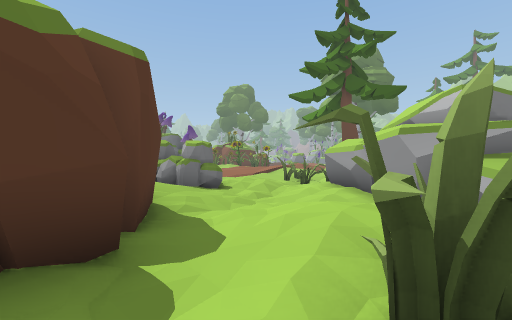
view 1 (above)

24 first-person views from a walk through a Unity game level. The camera is 1.4 m above the floor, looks level and sees 90° across. The floor is counted in squares, 2 m on a side. Each view is taken from the middle of a square. On the plan, view 1 faces up. The plan holds only what a view shows up to about 9 squares ahead; the rest is blank. The place goes on beyond the plan.

view 2
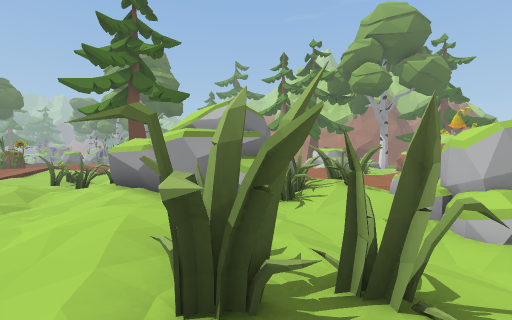

view 3
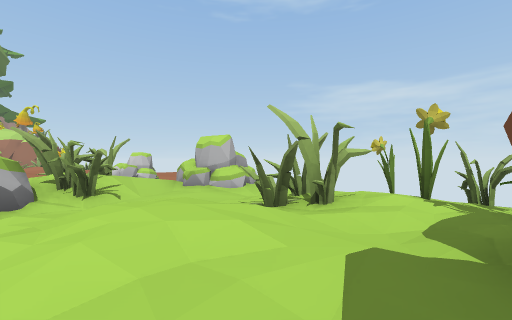

view 4
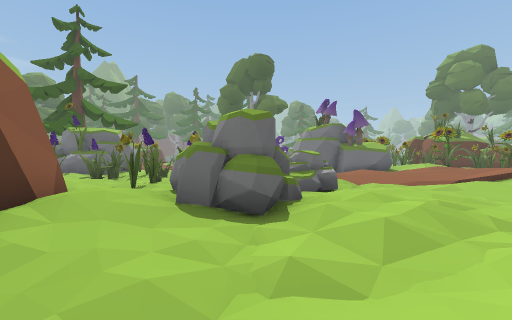

view 5
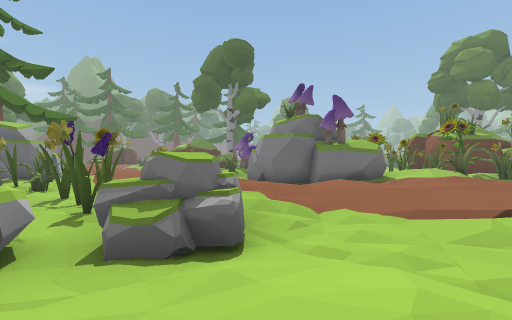

view 6
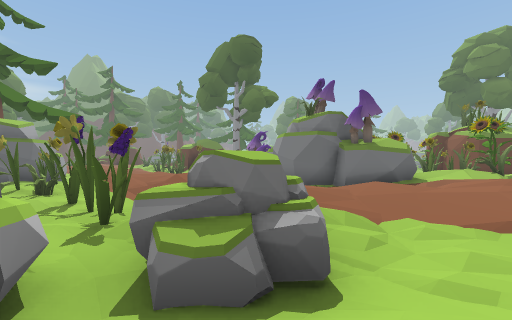

view 7
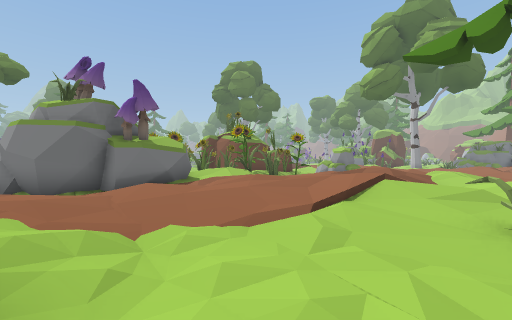

view 8
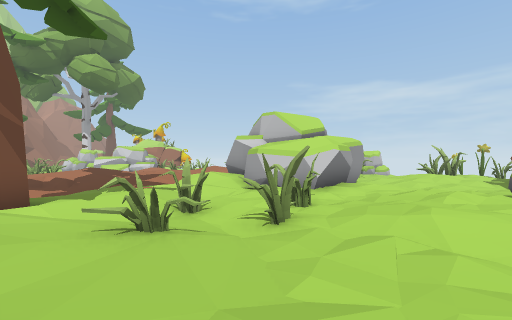

view 9
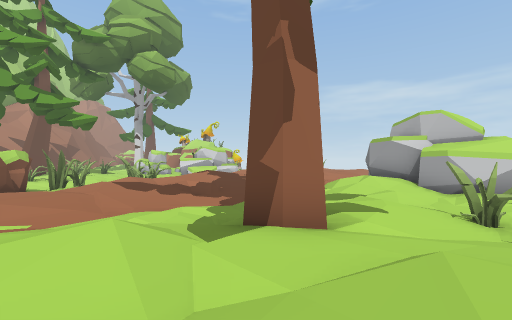

view 10
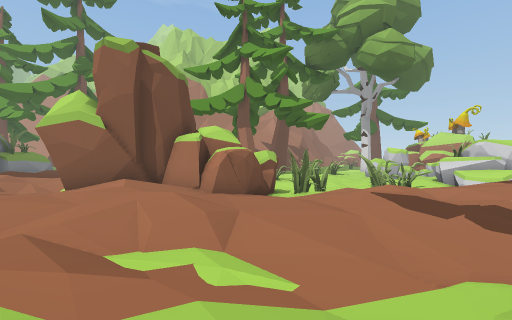

view 11
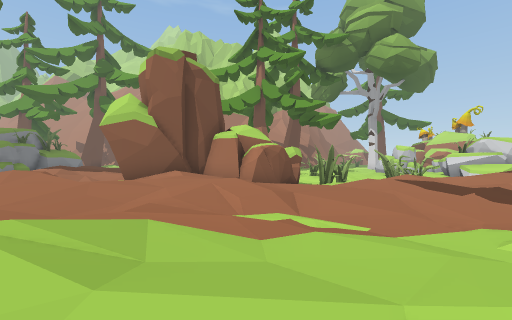

view 12
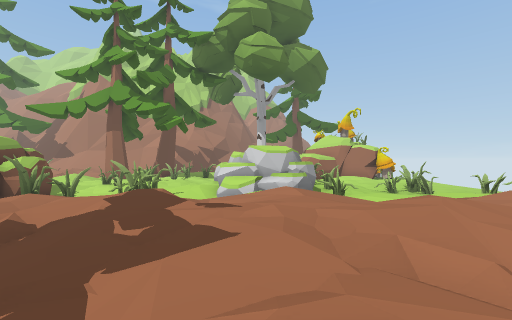

view 13
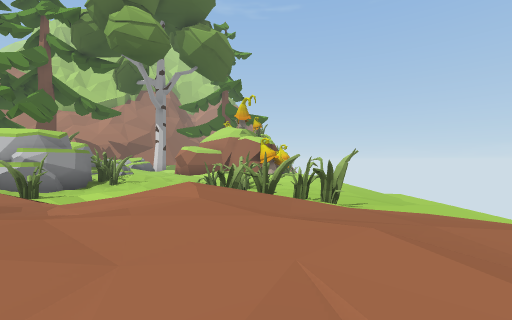

view 14
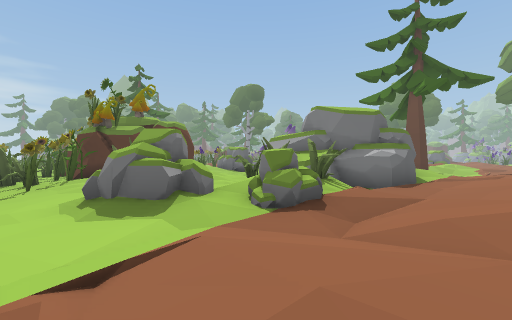

view 15
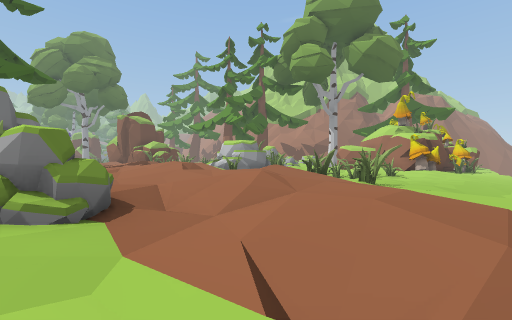

view 16
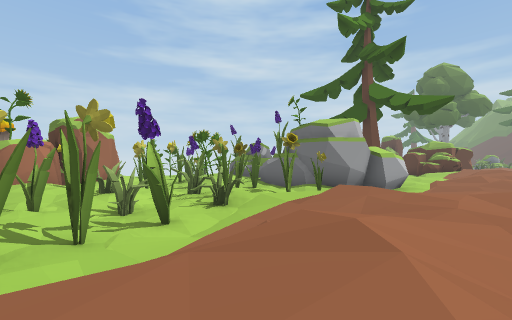

view 17
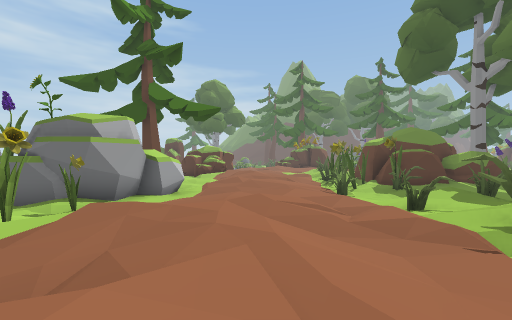

view 18
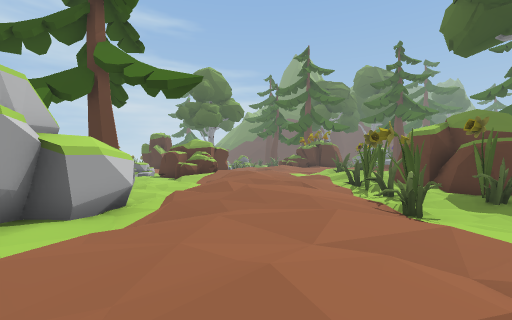

view 19
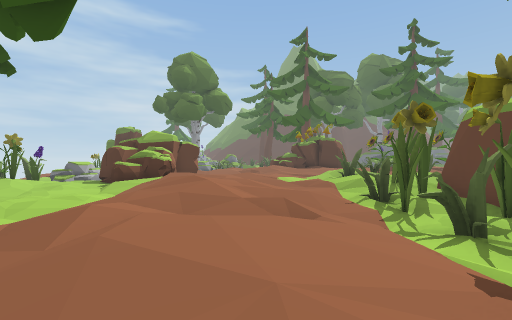

view 20
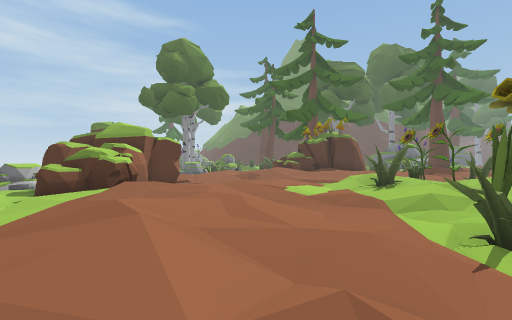

view 21
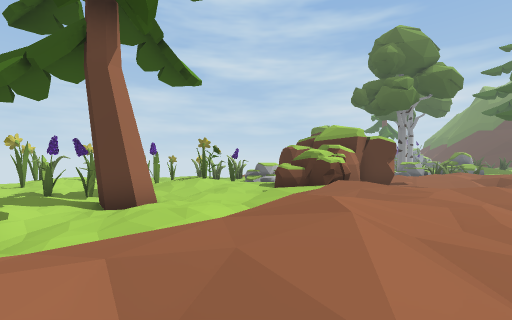

view 22
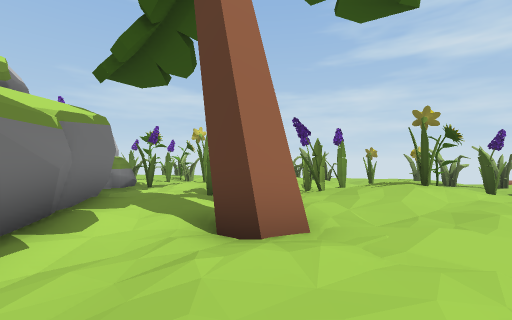

view 23
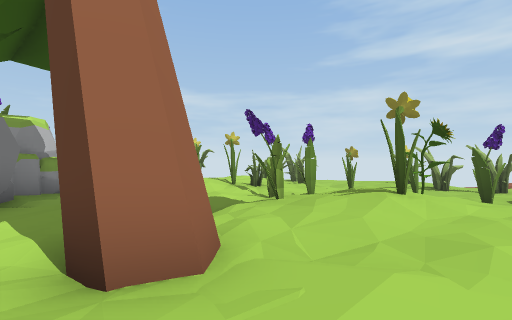

view 24
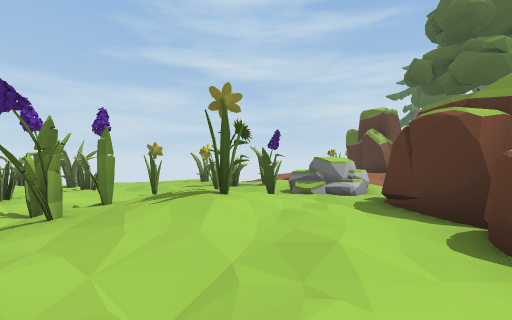

### Floor plan
Key: @ floor where view 1 was taken; # wall or solid block; x gap in a wall; . main floor; : floor 0.25 m higher than the main floor; - floor 0.25 m lower than the main floor; + floor 0.5 m higher than the main floor; _ floor 0.5 m lower than the main floor; * floor 0.75 m higher than the main floor; < floor 0.75 m lower than the main floor; % floor 1 m higher than the main floor; & floor 1.25 m higher than the main floor; / step, stairs or slope; = window, fence, low wall or low ledge; ^ raised ledge; v drop or lower ground; R rock.
Columns run from 27 left of view 1 to 17 right of it. Each row starts with its distance up from view 1.
 24                                         //
 23                                      *//-.
 22  +/                                 :+ .#
 21 ##.      #  .-           ##        ./+::#
 20 #+:   ####.#.=#         +//       /..:+*##
 19 *#: *##=####-/:/       #:+   *&*/*/:/++:##
 18 /..:+/#####__/.//#   ###..  **//.:.//+:.##
 17 ..-:/.--_###--.#:. ####  /* * :./:.-.::.###
 16 :.:/..:./.../.-/:..   ./++++*/+.///-:::.-#_
 15   +:/++//::::://:./: /::+++:/++.:._-.:+:/#
 14   ++++/*+:+::::+:+++/:++:::..:..#/--.:+//
 13    /+ //++:...:/+::/*++:.--..=-../__-//+ #
 12 # /^/:-.//.-_.. *:./// +:-.--__./-_-./*/ #.
 11 ####:...-_###-  ::.-_#  RR..#-/#..-/:+*/ -:
 10  ###-...--####.##==#--# RR::.=--::/::++..=#
  9  ##..--#--#  #####.--..RR.::..##/*/:+++:/##
  8 ---...-x-.#   ##.#-..#.RR R:.:####/:::+*/##
  7 R/-:#:._-.##   .--.#:.. RRR..:#  ##//*/:.-##/
  6 R/-#..--#--#    #-#:::: ++:-..#   #:+%/..--#:
  5 __   ##..--RR       #####:.-.-#####:+/..-.--.
  4 #_# --##:.#R        ##  ##..::.x^/../+:::-  =
  3 ##__#.-:#          ##    #.:+:.###:./+++:  ##
  2 # -_ --                  ##.:../#R:/++:## -##
  1    _ -.                  #::##.RRRR/+::/#--__
  0    _###                  ##@:.-RR.-.::.-_____
 -1                           ###--R/-/:::/______
 -2                           #--------/// <<<<//
 -3                                         vvv

Positions as (right, up) in squares from view 1, and headings:
1: (0, 0), facing up
2: (0, 0), facing up-right
3: (-1, 4), facing down-right
4: (1, 5), facing up-left
5: (0, 9), facing up-left
6: (-1, 9), facing up-left
7: (-1, 10), facing up
8: (-1, 14), facing down-right
9: (3, 17), facing down-right
10: (6, 17), facing right
11: (5, 18), facing right
12: (6, 9), facing right
13: (8, 2), facing right
14: (9, -2), facing up-left
15: (6, -2), facing up-right
16: (-6, 14), facing down-left
17: (-7, 14), facing left
18: (-11, 14), facing left
19: (-15, 15), facing left
20: (-18, 15), facing left
21: (-18, 15), facing down-left
22: (-20, 12), facing down
23: (-21, 11), facing down
24: (-21, 10), facing down-left
